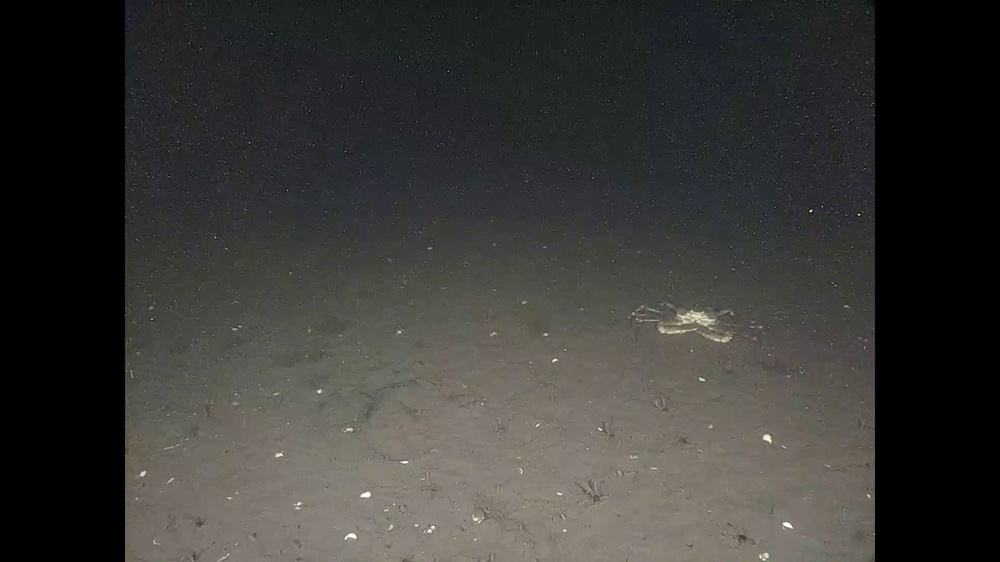
#> input picture test_image.jpg, 1000 x 562 px, shrunk from 1920 x 1080 before the run
$ python -i perspective_grid.py   (imports and definitions only)
#> lines starting #> are read from the running program, lines starting #| are printed output that depends on the picture; after the words box and inside, x2 and y2 are one past the last pixel; in counts of white or black regions, pixels touching at a corner belong together
import math
import cv2
import numpy as np
from scipy.interpolate import splprep, splev  # For contour smoothing function
import random as rng
# [1 line not run here, left out]

# - - - - - - - - - - - - - - - - - #
# Image loading and pre-processing  #
# - - - - - - - - - - - - - - - - - #

# Load image
def load_image(path_to_image):
    img = cv2.imread(path_to_image)
    return img


# Remove black side bars from image
# [37 lines left out: functions remove_borders, line_intersection, not called in this run]


# [16 lines of commented-out code are left out]
theta = 22.2
alpha = 47.4
beta = 60.4
# Distances
ON = 44.11
BA = 20  # This is the grid interval we want
# Distance from the base line to the principal point
bp = (ON * math.tan(90 - (alpha / 2) - theta)) - (ON * math.tan(90 - theta))

# Distance to the first horizontal line in the image, representing a distance of 20cm from baseline on the seafloor
ba = bp * (1 + (math.tan(theta - math.atan(ON / (BA + ON * (1 / math.tan(theta + alpha / 2)))))) / math.tan(alpha / 2))


# [203 lines left out: functions calc_h_line, calc_v_line, calc_area, draw_guides, draw_grid, overlay_grid, not called in this run]


# Function to smooth contours
# From: https://agniva.me/scipy/2016/10/25/contour-smoothing.html
def smooth_contours(cnts, original_img):
    smoothened = []
    for contour in cnts:
        x, y = contour.T
        # Convert from numpy arrays to normal arrays
        x = x.tolist()[0]
        y = y.tolist()[0]
        # https://docs.scipy.org/doc/scipy-0.14.0/reference/generated/scipy.interpolate.splprep.html
        tck, u = splprep([x, y], u=None, s=1.0, per=1)
        # https://docs.scipy.org/doc/numpy-1.10.1/reference/generated/numpy.linspace.html
        u_new = np.linspace(u.min(), u.max(), 25)
        # https://docs.scipy.org/doc/scipy-0.14.0/reference/generated/scipy.interpolate.splev.html
        x_new, y_new = splev(u_new, tck, der=0)
        # Convert it back to numpy format for opencv to be able to display it
        res_array = [[[int(i[0]), int(i[1])]] for i in zip(x_new, y_new)]
        smoothened.append(np.asarray(res_array, dtype=np.int32))

    # Overlay the smoothed contours on the original image
    cv2.drawContours(original_img, smoothened, -1, (255, 255, 255), 2)

    return original_img


def draw_light_curve(img, th=100, adaptive=False):
#> called with th = 100, adaptive = False
    grey = cv2.cvtColor(img, cv2.COLOR_RGB2GRAY)

    # Global thresholding
    _, thresh = cv2.threshold(grey, th, 255, cv2.THRESH_BINARY)
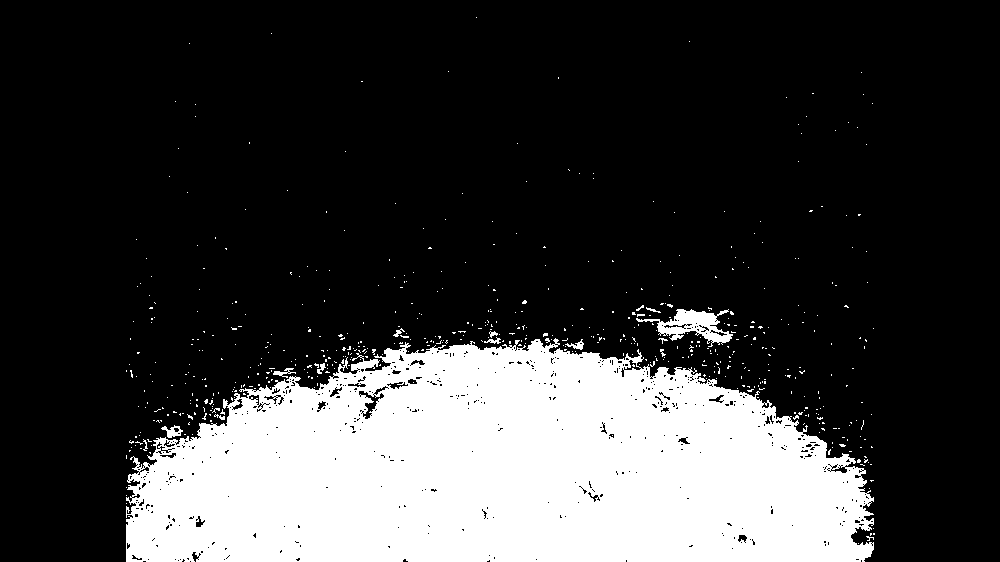
#> thresh: shape (562, 1000); 23.3% white; 581 white regions (567 under 20 px), largest, box (x1, y1, x2, y2) and area: (126, 338, 874, 562) 127058, (636, 309, 733, 347) 1426, (161, 425, 183, 438) 137
    # Otsu's thresholding
    _, thresh_otsu = cv2.threshold(grey, 0, 255, cv2.THRESH_BINARY+cv2.THRESH_OTSU)
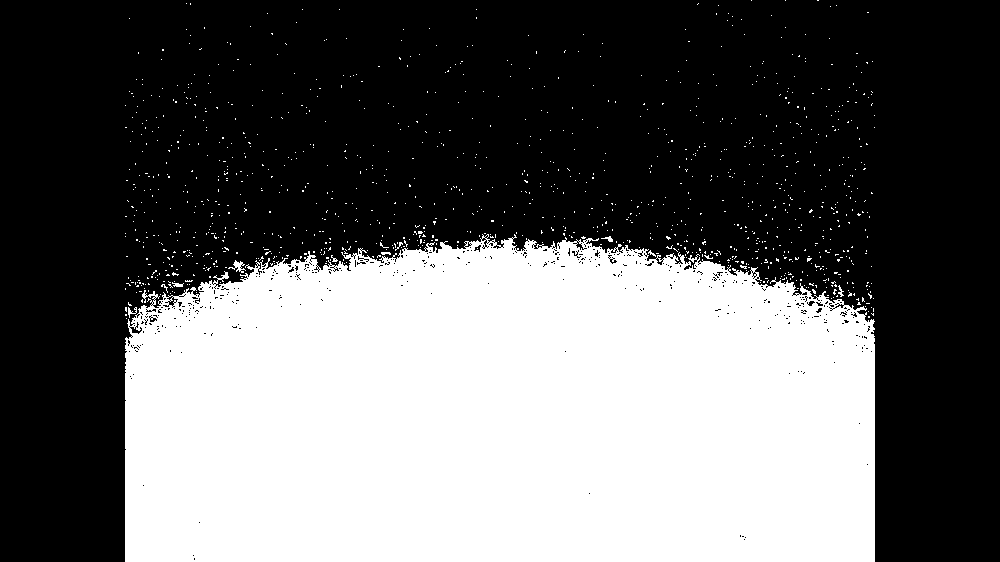
#> thresh_otsu: shape (562, 1000); 39.6% white; 1157 white regions (1147 under 20 px), largest, box (x1, y1, x2, y2) and area: (125, 234, 875, 562) 219609, (228, 260, 246, 273) 87, (128, 307, 137, 318) 40
    ad_thresh = cv2.adaptiveThreshold(grey, th, cv2.ADAPTIVE_THRESH_GAUSSIAN_C, cv2.THRESH_BINARY, 15, 2)
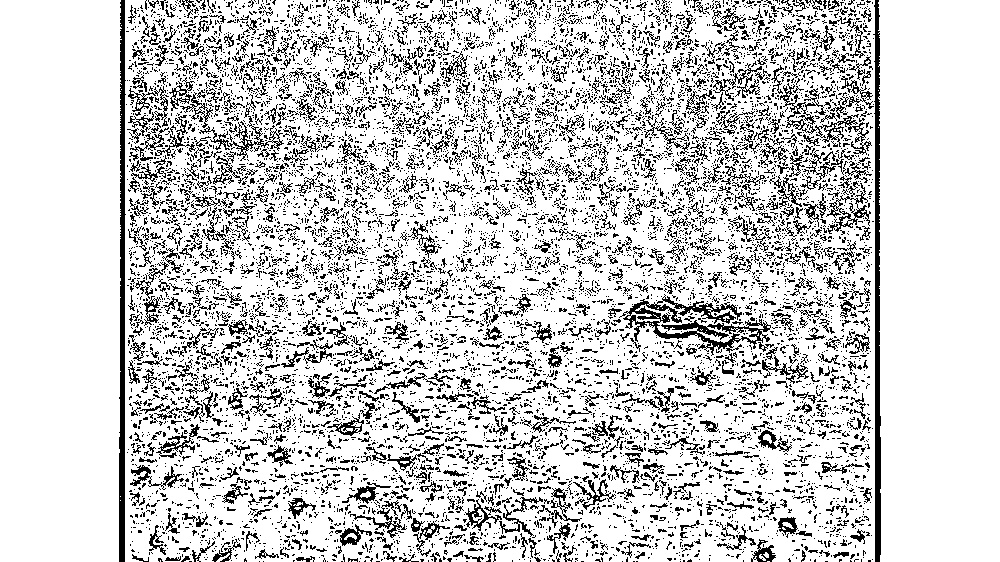
#> ad_thresh: shape (562, 1000); values 0 (black) and 100 (white), 81.6% white; black in thin lines or dots, all inside (x1, y1, x2, y2) = (119, 0, 881, 562)
    # Show only the masked regions in the image
    masked = cv2.bitwise_and(img, img, mask=thresh)
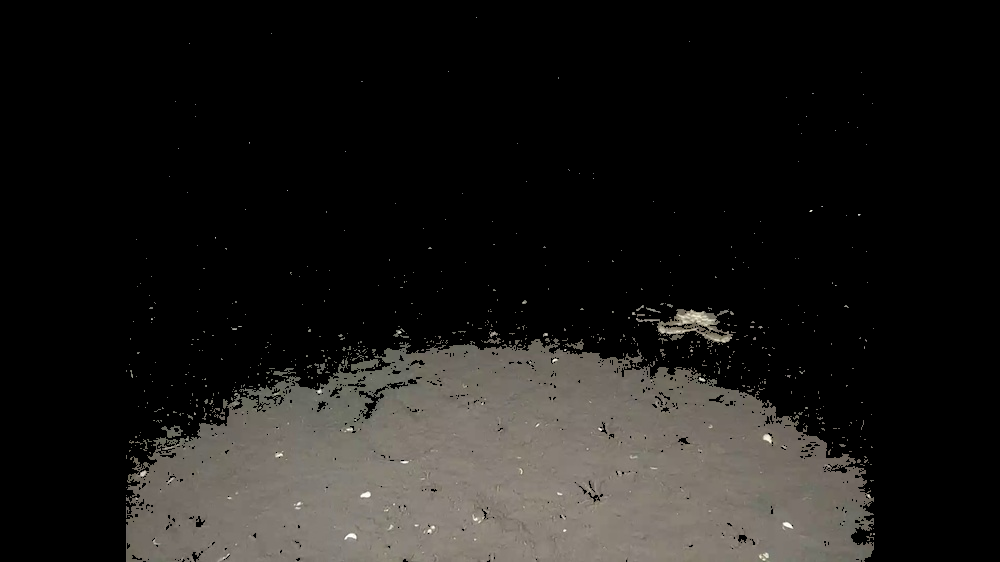
#> masked: shape (562, 1000, 3); mean R, G, B 29.1, 27.6, 25.4
    masked_ad = cv2.bitwise_and(img, img, mask=ad_thresh)
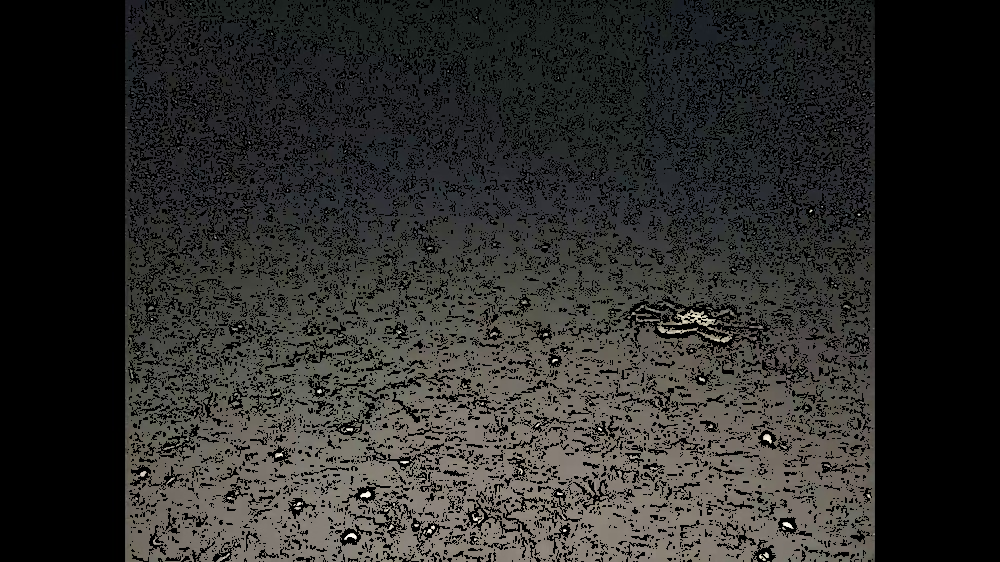
#> masked_ad: shape (562, 1000, 3); mean R, G, B 45.1, 44.5, 42.3

    kernel = np.ones((5, 5), np.uint8)
    thresh_erode = cv2.erode(thresh, None, iterations=6)
#> thresh_erode: shape (562, 1000); 14.8% white; 16 white regions (8 under 20 px), largest, box (x1, y1, x2, y2) and area: (132, 356, 862, 562) 82436, (163, 455, 196, 473) 165, (687, 389, 706, 399) 123
    thresh_dilate = cv2.dilate(thresh_erode, kernel, iterations=7)
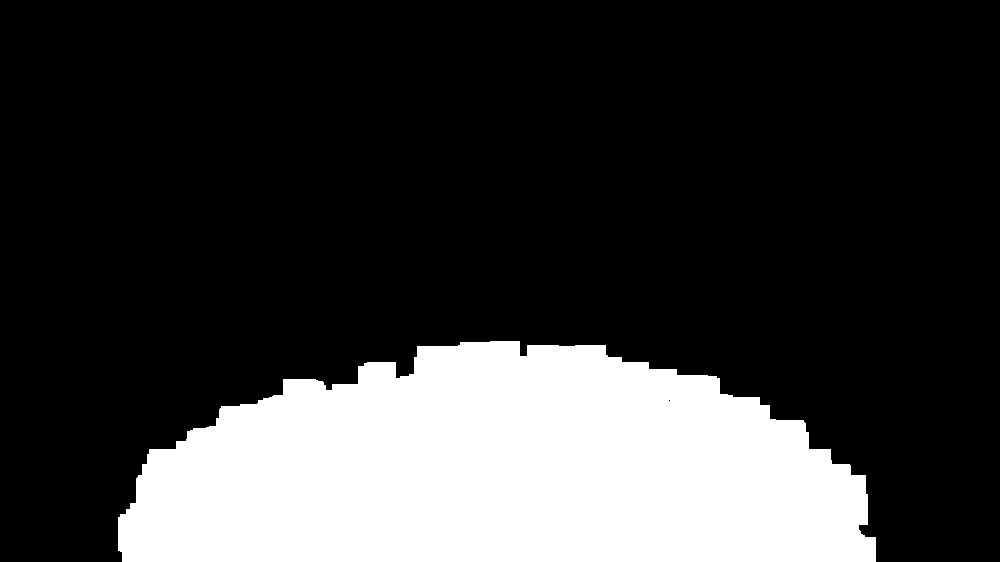
#> thresh_dilate: shape (562, 1000); 23% white; 1 white region


    # Find contours
    contours, hierarchy = cv2.findContours(thresh_dilate, cv2.RETR_EXTERNAL, cv2.CHAIN_APPROX_SIMPLE)
#> contours = 1 contour; box (x1, y1, x2, y2) and area: (118, 341, 876, 562) 128036
    # Draw contours
    #cv2.drawContours(img, contours, -1, (0, 255, 0), 1)
    img_cnts = smooth_contours(contours, original_img=img)
#> the loop in smooth_contours, `for contour in cnts:` made 1 pass
#> after the loop in smooth_contours, `for contour in cnts:`: smoothened = 1 contour; box (x1, y1, x2, y2) and area: (113, 340, 864, 799) 267835

    for cnt in contours:
        leftmost = tuple(cnt[cnt[:, :, 0].argmin()][0])
        rightmost = tuple(cnt[cnt[:, :, 0].argmax()][0])
        topmost = tuple(cnt[cnt[:, :, 1].argmin()][0])
#> this loop made 1 pass
#> (leftmost, rightmost, topmost) on pass 1: ((118, 517), (875, 561), (490, 341))

    if rightmost[1] != leftmost[1]:
        rightmost_fixed = tuple((rightmost[0], leftmost[1]))
#> rightmost_fixed = (875, 517)
        rightmost = tuple(rightmost_fixed)
#> rightmost = (875, 517)

    cv2.circle(img, topmost, radius=2, thickness=5, color=(0, 0, 255))
    cv2.circle(img, leftmost, radius=2, thickness=5, color=(0, 0, 255))
#> img: shape (562, 1000, 3); mean R, G, B 58, 57.3, 54.6
    cv2.circle(img, rightmost, radius=2, thickness=5, color=(0, 0, 255))
#> img: shape (562, 1000, 3); mean R, G, B 58, 57.3, 54.7
    cv2.line(img, pt1=topmost, pt2=leftmost, color=(0, 255, 0))
    cv2.line(img, pt1=topmost, pt2=rightmost, color=(0, 255, 0))
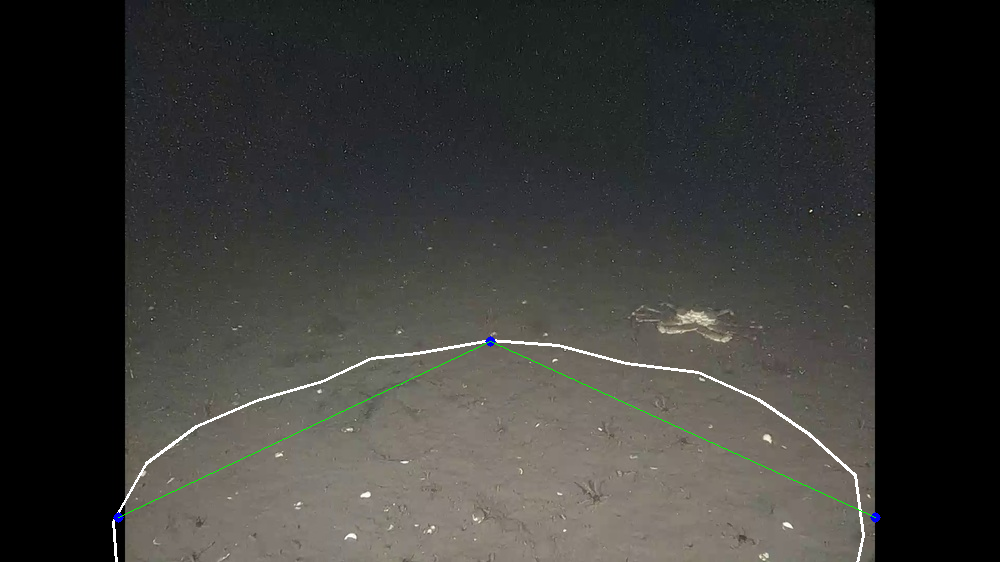
#> img: shape (562, 1000, 3); mean R, G, B 57.9, 57.5, 54.5

    return thresh, print(leftmost, topmost, rightmost[0])
#| (118, 517) (490, 341) 875

def save_image(filepath, img):
    cv2.imwrite(filepath, img)

>>> import cv2
>>> picture = cv2.cvtColor(cv2.imread('test_image.jpg'), cv2.COLOR_BGR2RGB)
>>> result = draw_light_curve(picture)
